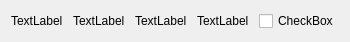
<?xml version="1.0" encoding="UTF-8"?>
<ui version="4.0">
 <class>Submit_form</class>
 <widget class="QWidget" name="Submit_form">
  <property name="geometry">
   <rect>
    <x>0</x>
    <y>0</y>
    <width>350</width>
    <height>40</height>
   </rect>
  </property>
  <property name="windowTitle">
   <string>Form</string>
  </property>
  <layout class="QHBoxLayout" name="horizontalLayout">
   <item>
    <widget class="QLabel" name="number">
     <property name="text">
      <string>TextLabel</string>
     </property>
    </widget>
   </item>
   <item>
    <widget class="QLabel" name="student_info">
     <property name="text">
      <string>TextLabel</string>
     </property>
    </widget>
   </item>
   <item>
    <widget class="QLabel" name="file_name">
     <property name="text">
      <string>TextLabel</string>
     </property>
    </widget>
   </item>
   <item>
    <widget class="QLabel" name="date">
     <property name="text">
      <string>TextLabel</string>
     </property>
    </widget>
   </item>
   <item>
    <widget class="QCheckBox" name="checkBox">
     <property name="text">
      <string>CheckBox</string>
     </property>
    </widget>
   </item>
  </layout>
 </widget>
 <resources/>
 <connections/>
</ui>
